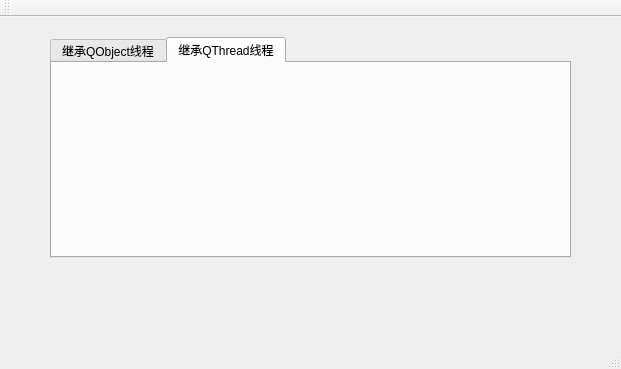
<?xml version="1.0" encoding="UTF-8"?>
<ui version="4.0">
 <class>MainWindow</class>
 <widget class="QMainWindow" name="MainWindow">
  <property name="geometry">
   <rect>
    <x>0</x>
    <y>0</y>
    <width>621</width>
    <height>369</height>
   </rect>
  </property>
  <property name="windowTitle">
   <string>MainWindow</string>
  </property>
  <widget class="QWidget" name="centralWidget">
   <widget class="QTabWidget" name="tabWidget">
    <property name="geometry">
     <rect>
      <x>50</x>
      <y>20</y>
      <width>521</width>
      <height>221</height>
     </rect>
    </property>
    <property name="currentIndex">
     <number>1</number>
    </property>
    <widget class="QWidget" name="tab_2">
     <attribute name="title">
      <string>继承QObject线程</string>
     </attribute>
     <widget class="QWidget" name="widget" native="true">
      <property name="geometry">
       <rect>
        <x>30</x>
        <y>20</y>
        <width>441</width>
        <height>141</height>
       </rect>
      </property>
      <widget class="QPushButton" name="pushButton_qthread1">
       <property name="geometry">
        <rect>
         <x>20</x>
         <y>20</y>
         <width>80</width>
         <height>20</height>
        </rect>
       </property>
       <property name="text">
        <string>PushButton</string>
       </property>
      </widget>
      <widget class="QPushButton" name="pushButton_2">
       <property name="geometry">
        <rect>
         <x>20</x>
         <y>60</y>
         <width>80</width>
         <height>20</height>
        </rect>
       </property>
       <property name="text">
        <string>PushButton</string>
       </property>
      </widget>
      <widget class="QPushButton" name="pushButton_3">
       <property name="geometry">
        <rect>
         <x>20</x>
         <y>100</y>
         <width>80</width>
         <height>20</height>
        </rect>
       </property>
       <property name="text">
        <string>PushButton</string>
       </property>
      </widget>
      <widget class="QPushButton" name="pushButton_4">
       <property name="geometry">
        <rect>
         <x>190</x>
         <y>20</y>
         <width>80</width>
         <height>20</height>
        </rect>
       </property>
       <property name="text">
        <string>PushButton</string>
       </property>
      </widget>
      <widget class="QPushButton" name="pushButton_5">
       <property name="geometry">
        <rect>
         <x>190</x>
         <y>60</y>
         <width>80</width>
         <height>20</height>
        </rect>
       </property>
       <property name="text">
        <string>PushButton</string>
       </property>
      </widget>
      <widget class="QPushButton" name="pushButton_6">
       <property name="geometry">
        <rect>
         <x>190</x>
         <y>100</y>
         <width>80</width>
         <height>20</height>
        </rect>
       </property>
       <property name="text">
        <string>PushButton</string>
       </property>
      </widget>
     </widget>
    </widget>
    <widget class="QWidget" name="tab">
     <attribute name="title">
      <string>继承QThread线程</string>
     </attribute>
    </widget>
   </widget>
  </widget>
  <widget class="QMenuBar" name="menuBar">
   <property name="geometry">
    <rect>
     <x>0</x>
     <y>0</y>
     <width>621</width>
     <height>22</height>
    </rect>
   </property>
  </widget>
  <widget class="QToolBar" name="mainToolBar">
   <attribute name="toolBarArea">
    <enum>TopToolBarArea</enum>
   </attribute>
   <attribute name="toolBarBreak">
    <bool>false</bool>
   </attribute>
  </widget>
  <widget class="QStatusBar" name="statusBar"/>
 </widget>
 <layoutdefault spacing="6" margin="11"/>
 <resources/>
 <connections/>
</ui>
